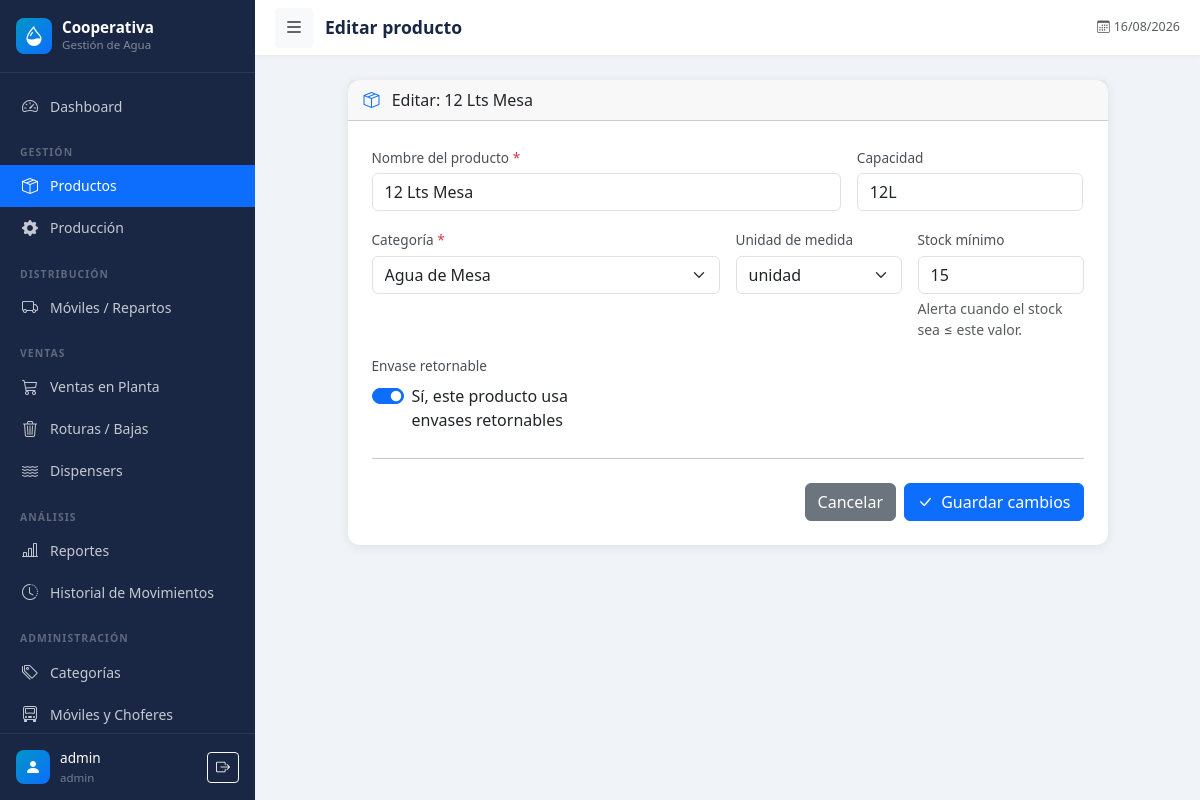
/productos/2/editar (signed in), run on the app's committed database.
### models.py (models this page shows, shortened)
class User(UserMixin, db.Model):
    __tablename__ = 'users'
    id = db.Column(db.Integer, primary_key=True)
    username = db.Column(db.String(80), unique=True, nullable=False)
    email = db.Column(db.String(120), unique=True, nullable=True)
    password_hash = db.Column(db.String(256), nullable=False)
    role = db.Column(db.String(20), default='operator')  # admin, operator, viewer
    active = db.Column(db.Boolean, default=True)
    created_at = db.Column(db.DateTime, default=datetime.utcnow)
    @property
    def is_admin(self):
        return self.role == 'admin'

class Product(db.Model):
    __tablename__ = 'products'
    id = db.Column(db.Integer, primary_key=True)
    name = db.Column(db.String(150), nullable=False)
    category_id = db.Column(db.Integer, db.ForeignKey('categories.id'), nullable=False)
    capacity = db.Column(db.String(50))
    is_returnable = db.Column(db.Boolean, default=False)
    stock = db.Column(db.Integer, default=0)
    min_stock = db.Column(db.Integer, default=0)
    unit = db.Column(db.String(20), default='unidad')
    active = db.Column(db.Boolean, default=True)
    created_at = db.Column(db.DateTime, default=datetime.utcnow)

class Category(db.Model):
    __tablename__ = 'categories'
    id = db.Column(db.Integer, primary_key=True)
    name = db.Column(db.String(100), unique=True, nullable=False)
    description = db.Column(db.String(255))
    products = db.relationship('Product', backref='category', lazy=True)

### blueprints/products.py (the view, shortened to what this page needs)
@products_bp.route('/<int:id>/editar', methods=['GET', 'POST'])
@login_required
def edit(id):
    product = Product.query.get_or_404(id)
    categories = Category.query.order_by(Category.name).all()
    return render_template('products/form.html', product=product, categories=categories)

### templates/products/form.html (shortened to what this page needs)
{% extends 'base.html' %}
{% block page_title %}{{ 'Editar producto' if product else 'Nuevo producto' }}{% endblock %}
{% block content %}
<div class="card form-card mx-auto">
  <div class="card-header">
    <i class="bi bi-box-seam me-2 text-primary"></i>
    {{ 'Editar: ' + product.name if product else 'Crear nuevo producto' }}
  </div>
  <div class="card-body p-4">
    <form method="POST">
      <div class="row g-3">
        <div class="col-md-8">
          <label class="form-label">Nombre del producto <span class="text-danger">*</span></label>
          <input type="text" name="name" class="form-control"
                 value="{{ product.name if product else '' }}"
                 placeholder="Ej: Bidón 20 litros" required>
        </div>
        <div class="col-md-4">
          <label class="form-label">Capacidad</label>
          <input type="text" name="capacity" class="form-control"
                 value="{{ product.capacity if product else '' }}"
                 placeholder="Ej: 20L, 600cc">
        </div>
        <div class="col-md-6">
          <label class="form-label">Categoría <span class="text-danger">*</span></label>
          <select name="category_id" class="form-select" required>
            {% for cat in categories %}
            <option value="{{ cat.id }}"
              {% if product and product.category_id == cat.id %}selected{% endif %}>
              {{ cat.name }}
            </option>
            {% endfor %}
          </select>
        </div>
        <div class="col-md-3">
          <label class="form-label">Unidad de medida</label>
          <select name="unit" class="form-select">
            {% for u in ['unidad', 'botella', 'bidón', 'equipo', 'caja'] %}
            <option value="{{ u }}"
              {% if product and product.unit == u %}selected
              {% elif not product and u == 'unidad' %}selected{% endif %}>
              {{ u }}
            </option>
            {% endfor %}
          </select>
        </div>
        <div class="col-md-3">
          <label class="form-label">Stock mínimo</label>
          <input type="number" name="min_stock" class="form-control" min="0"
                 value="{{ product.min_stock if product else 0 }}">
          <div class="form-text">Alerta cuando el stock sea ≤ este valor.</div>
        </div>
        <div class="col-md-4">
          <label class="form-label d-block">Envase retornable</label>
          <div class="form-check form-switch mt-2">
            <input class="form-check-input" type="checkbox" name="is_returnable"
                   id="isReturnable" role="switch"
                   {% if product and product.is_returnable %}checked{% endif %}>
            <label class="form-check-label" for="isReturnable">
              Sí, este producto usa envases retornables
            </label>
          </div>
        </div>
      </div>
      <hr class="my-4">
      <div class="d-flex gap-2 justify-content-end">
        <a href="{{ url_for('products.index') }}" class="btn btn-secondary">Cancelar</a>
        <button type="submit" class="btn btn-primary">
          <i class="bi bi-check-lg me-1"></i>
          {{ 'Guardar cambios' if product else 'Crear producto' }}
        </button>
      </div>
    </form>
  </div>
</div>
{% endblock %}

### templates/base.html (shortened to what this page needs)
<!DOCTYPE html>
<html lang="es">
<head>
  <link href="https://cdn.jsdelivr.net/npm/bootstrap@5.3.2/dist/css/bootstrap.min.css" rel="stylesheet">
  <link href="https://cdn.jsdelivr.net/npm/bootstrap-icons@1.11.3/font/bootstrap-icons.css" rel="stylesheet">
  <link href="{{ url_for('static', filename='css/style.css') }}" rel="stylesheet">
</head>
<body>
<nav id="sidebar">
  <div class="sidebar-header">
    <a href="{{ url_for('dashboard.index') }}" class="sidebar-brand">
      <div class="sidebar-brand-icon">
        <i class="bi bi-droplet-half text-white fs-5"></i>
      </div>
      <div>
        <div class="sidebar-brand-name">Cooperativa</div>
        <div class="sidebar-brand-sub">Gestión de Agua</div>
      </div>
    </a>
  </div>
  <div class="sidebar-nav">
    <ul class="nav flex-column">
      <li class="nav-item">
        <a class="nav-link {% if request.endpoint == 'dashboard.index' %}active{% endif %}"
           href="{{ url_for('dashboard.index') }}">
          <i class="bi bi-speedometer2"></i> Dashboard
        </a>
      </li>
      <li><div class="nav-section-label">Gestión</div></li>
      <li class="nav-item">
        <a class="nav-link {% if request.blueprint == 'products' %}active{% endif %}"
           href="{{ url_for('products.index') }}">
          <i class="bi bi-box-seam"></i> Productos
        </a>
      </li>
      <li class="nav-item">
        <a class="nav-link {% if request.blueprint == 'production' %}active{% endif %}"
           href="{{ url_for('production.index') }}">
          <i class="bi bi-gear-fill"></i> Producción
        </a>
      </li>
      <li><div class="nav-section-label">Distribución</div></li>
      <li class="nav-item">
        <a class="nav-link {% if request.blueprint == 'distribution' %}active{% endif %}"
           href="{{ url_for('distribution.index') }}">
          <i class="bi bi-truck"></i> Móviles / Repartos
        </a>
      </li>
      <li><div class="nav-section-label">Ventas</div></li>
      <li class="nav-item">
        <a class="nav-link {% if request.blueprint == 'sales' %}active{% endif %}"
           href="{{ url_for('sales.index') }}">
          <i class="bi bi-cart3"></i> Ventas en Planta
        </a>
      </li>
      <li class="nav-item">
        <a class="nav-link {% if request.blueprint == 'breakage' %}active{% endif %}"
           href="{{ url_for('breakage.index') }}">
          <i class="bi bi-trash3"></i> Roturas / Bajas
        </a>
      </li>
      <li class="nav-item">
        <a class="nav-link {% if request.blueprint == 'dispensers' %}active{% endif %}"
           href="{{ url_for('dispensers.index') }}">
          <i class="bi bi-water"></i> Dispensers
        </a>
      </li>
      <li><div class="nav-section-label">Análisis</div></li>
      <li class="nav-item">
        <a class="nav-link {% if request.blueprint == 'reports' %}active{% endif %}"
           href="{{ url_for('reports.index') }}">
          <i class="bi bi-bar-chart-line"></i> Reportes
        </a>
      </li>
      <li class="nav-item">
        <a class="nav-link {% if request.endpoint == 'reports.movements' %}active{% endif %}"
           href="{{ url_for('reports.movements') }}">
          <i class="bi bi-clock-history"></i> Historial de Movimientos
        </a>
      </li>
      {% if current_user.is_admin %}
      <li><div class="nav-section-label">Administración</div></li>
      <li class="nav-item">
        <a class="nav-link {% if request.endpoint == 'products.categories' %}active{% endif %}"
           href="{{ url_for('products.categories') }}">
          <i class="bi bi-tags"></i> Categorías
        </a>
      </li>
      <li class="nav-item">
        <a class="nav-link {% if request.endpoint == 'products.vehicles' %}active{% endif %}"
           href="{{ url_for('products.vehicles') }}">
          <i class="bi bi-truck-front"></i> Móviles y Choferes
        </a>
      </li>
      {% endif %}
    </ul>
  </div>
  <div class="sidebar-footer">
    <div class="sidebar-brand-icon" style="width:34px;height:34px;">
      <i class="bi bi-person-fill text-white"></i>
    </div>
    <div class="flex-grow-1 overflow-hidden">
      <div class="sidebar-user-name">{{ current_user.username }}</div>
      <div class="sidebar-user-role">{{ current_user.role }}</div>
    </div>
    <a href="{{ url_for('auth.logout') }}" class="btn btn-sm btn-outline-light flex-shrink-0"
       title="Cerrar sesión">
      <i class="bi bi-box-arrow-right"></i>
    </a>
  </div>
</nav>
<div class="main-content" id="mainContent">
  <header class="top-bar">
    <button class="btn btn-sm btn-light" id="sidebarToggle">
      <i class="bi bi-list fs-5"></i>
    </button>
    <span class="page-title">{% block page_title %}{% endblock %}</span>
    <div class="ms-auto d-flex align-items-center gap-3">
      <span class="text-muted smaller d-none d-md-inline">
        <i class="bi bi-calendar3 me-1"></i>{{ now.strftime('%d/%m/%Y') }}
      </span>
    </div>
  </header>
  <div class="content-area">
    {% block content %}{% endblock %}
  </div>
</div>
</body>
</html>

### static/css/style.css (style rules this page uses)
:root { --sidebar-width: 255px; --sidebar-bg: #1a2744; --sidebar-hover: #243564; --sidebar-active: #0d6efd; --sidebar-text: rgba(255, 255, 255, 0.75); --topbar-h: 56px; --accent: #0096c7; --body-bg: #f0f4f8; --card-radius: 12px; }
body { background-color: var(--body-bg); overflow-x: hidden; }
#sidebar { position: fixed; left: 0; top: 0; height: 100vh; width: var(--sidebar-width); background: var(--sidebar-bg); display: flex; flex-direction: column; z-index: 1030; transition: width 0.25s ease, transform 0.25s ease; overflow: hidden; }
.main-content { margin-left: var(--sidebar-width); min-height: 100vh; transition: margin-left 0.25s ease; }
.sidebar-header { padding: 18px 16px; border-bottom: 1px solid rgba(255, 255, 255, 0.08); flex-shrink: 0; }
.sidebar-brand { display: flex; align-items: center; gap: 10px; text-decoration: none; }
.sidebar-brand-icon { width: 36px; height: 36px; background: linear-gradient(135deg, #0096c7, #0d6efd); border-radius: 8px; display: flex; align-items: center; justify-content: center; flex-shrink: 0; }
.sidebar-brand-name { color: #fff; font-weight: 700; font-size: 0.95rem; line-height: 1.2; white-space: nowrap; }
.sidebar-brand-sub { color: rgba(255, 255, 255, 0.45); font-size: 0.72rem; white-space: nowrap; }
.sidebar-nav { flex: 1; overflow-y: auto; padding: 12px 0; }
.nav-section-label { font-size: 0.65rem; font-weight: 700; text-transform: uppercase; letter-spacing: 0.1em; color: rgba(255, 255, 255, 0.3); padding: 14px 20px 4px; margin-top: 4px; white-space: nowrap; }
.sidebar-nav .nav-link { color: var(--sidebar-text); padding: 9px 20px; display: flex; align-items: center; gap: 10px; font-size: 0.875rem; border-radius: 0; transition: background 0.15s, color 0.15s; white-space: nowrap; }
.sidebar-nav .nav-link i { font-size: 1rem; width: 20px; text-align: center; flex-shrink: 0; }
.sidebar-nav .nav-link.active { background: var(--sidebar-active); color: #fff; }
.sidebar-footer { padding: 14px 16px; border-top: 1px solid rgba(255, 255, 255, 0.08); flex-shrink: 0; display: flex; align-items: center; gap: 10px; }
.sidebar-user-name { color: #fff; font-size: 0.85rem; font-weight: 500; white-space: nowrap; }
.sidebar-user-role { color: rgba(255, 255, 255, 0.4); font-size: 0.72rem; white-space: nowrap; }
.top-bar { height: var(--topbar-h); position: sticky; top: 0; z-index: 100; background: #fff; border-bottom: 1px solid #e9ecef; box-shadow: 0 1px 4px rgba(0, 0, 0, 0.04); display: flex; align-items: center; padding: 0 20px; gap: 12px; }
.page-title { font-size: 1.1rem; font-weight: 600; color: #1a2744; white-space: nowrap; }
.content-area { padding: 24px; }
.form-card { border: none; border-radius: var(--card-radius); box-shadow: 0 2px 12px rgba(0, 0, 0, 0.08); max-width: 760px; }
.form-label { font-size: 0.85rem; font-weight: 500; color: #495057; margin-bottom: 5px; }
.smaller { font-size: 0.78rem; }

### data on the page
User: username "admin", role "admin"
Product: name "Editar: 12 Lts Mesa", name "12 Lts Mesa", capacity "12L", category_id "Agua de Mesa", unit "unidad", min_stock "15", is_returnable "☑"

### other printed values
{{ 'Editar producto' if product else 'Nuevo producto' }} "Editar producto"
{{ 'Guardar cambios' if product else 'Crear producto' }} "Guardar cambios"
